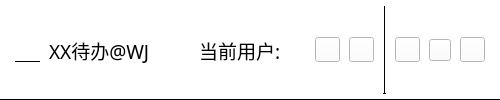
      <widget class="QWidget" name="widget_top" native="true">
       <property name="font">
        <font>
         <pointsize>10</pointsize>
        </font>
       </property>
       <property name="styleSheet">
        <string notr="true">background-color: rgb(255, 255, 255);
border-bottom:1px solid black;</string>
       </property>
       <layout class="QVBoxLayout" name="verticalLayout_4">
        <property name="leftMargin">
         <number>6</number>
        </property>
        <property name="topMargin">
         <number>6</number>
        </property>
        <property name="rightMargin">
         <number>6</number>
        </property>
        <property name="bottomMargin">
         <number>6</number>
        </property>
        <item>
         <layout class="QHBoxLayout" name="horizontalLayout" stretch="1,1,20,2,4,1,1,1,1,0,1">
          <property name="spacing">
           <number>9</number>
          </property>
          <property name="leftMargin">
           <number>9</number>
          </property>
          <property name="rightMargin">
           <number>9</number>
          </property>
          <item>
           <widget class="QLabel" name="label_2">
            <property name="sizePolicy">
             <sizepolicy hsizetype="Minimum" vsizetype="Minimum">
              <horstretch>0</horstretch>
              <verstretch>0</verstretch>
             </sizepolicy>
            </property>
            <property name="minimumSize">
             <size>
              <width>25</width>
              <height>25</height>
             </size>
            </property>
            <property name="maximumSize">
             <size>
              <width>25</width>
              <height>25</height>
             </size>
            </property>
            <property name="styleSheet">
             <string notr="true">border-image: url(:/KTodoMainWindow/images/logo2.png);</string>
            </property>
            <property name="text">
             <string/>
            </property>
           </widget>
          </item>
          <item>
           <widget class="QLabel" name="label">
            <property name="font">
             <font>
              <family>黑体</family>
              <pointsize>14</pointsize>
             </font>
            </property>
            <property name="styleSheet">
             <string notr="true">border:none;</string>
            </property>
            <property name="text">
             <string>XX待办@WJ</string>
            </property>
           </widget>
          </item>
          <item>
           <spacer name="horizontalSpacer">
            <property name="orientation">
             <enum>Qt::Horizontal</enum>
            </property>
            <property name="sizeHint" stdset="0">
             <size>
              <width>40</width>
              <height>20</height>
             </size>
            </property>
           </spacer>
          </item>
          <item>
           <widget class="QLabel" name="label_3">
            <property name="font">
             <font>
              <family>黑体</family>
              <pointsize>14</pointsize>
             </font>
            </property>
            <property name="styleSheet">
             <string notr="true">border:none;</string>
            </property>
            <property name="text">
             <string>当前用户: </string>
            </property>
           </widget>
          </item>
          <item>
           <widget class="QLabel" name="labelUsername">
            <property name="font">
             <font>
              <family>宋体</family>
              <pointsize>14</pointsize>
             </font>
            </property>
            <property name="styleSheet">
             <string notr="true">border:none;</string>
            </property>
            <property name="text">
             <string/>
            </property>
           </widget>
          </item>
          <item>
           <widget class="QPushButton" name="pbnMainPageLearnMore">
            <property name="sizePolicy">
             <sizepolicy hsizetype="Expanding" vsizetype="Expanding">
              <horstretch>0</horstretch>
              <verstretch>0</verstretch>
             </sizepolicy>
            </property>
            <property name="minimumSize">
             <size>
              <width>25</width>
              <height>25</height>
             </size>
            </property>
            <property name="maximumSize">
             <size>
              <width>25</width>
              <height>25</height>
             </size>
            </property>
            <property name="styleSheet">
             <string notr="true">border-image: url(:/KTodoMainWindow/images/learnMore_black.png);</string>
            </property>
            <property name="text">
             <string/>
            </property>
           </widget>
          </item>
          <item>
           <widget class="QPushButton" name="pbnMainPageExit">
            <property name="sizePolicy">
             <sizepolicy hsizetype="Expanding" vsizetype="Expanding">
              <horstretch>0</horstretch>
              <verstretch>0</verstretch>
             </sizepolicy>
            </property>
            <property name="minimumSize">
             <size>
              <width>25</width>
              <height>25</height>
             </size>
            </property>
            <property name="maximumSize">
             <size>
              <width>25</width>
              <height>25</height>
             </size>
            </property>
            <property name="styleSheet">
             <string notr="true">border-image: url(:/KTodoMainWindow/images/logOff_black.png);</string>
            </property>
            <property name="text">
             <string/>
            </property>
           </widget>
          </item>
          <item>
           <widget class="Line" name="line_2">
            <property name="sizePolicy">
             <sizepolicy hsizetype="Fixed" vsizetype="Expanding">
              <horstretch>0</horstretch>
              <verstretch>0</verstretch>
             </sizepolicy>
            </property>
            <property name="frameShadow">
             <enum>QFrame::Plain</enum>
            </property>
            <property name="orientation">
             <enum>Qt::Vertical</enum>
            </property>
           </widget>
          </item>
          <item>
           <widget class="QPushButton" name="pbnMainPageMin">
            <property name="sizePolicy">
             <sizepolicy hsizetype="Expanding" vsizetype="Expanding">
              <horstretch>0</horstretch>
              <verstretch>0</verstretch>
             </sizepolicy>
            </property>
            <property name="minimumSize">
             <size>
              <width>25</width>
              <height>25</height>
             </size>
            </property>
            <property name="maximumSize">
             <size>
              <width>25</width>
              <height>25</height>
             </size>
            </property>
            <property name="styleSheet">
             <string notr="true">border-image: url(:/KTodoMainWindow/images/min.png);</string>
            </property>
            <property name="text">
             <string/>
            </property>
           </widget>
          </item>
          <item>
           <widget class="QPushButton" name="pbnMainPageMax">
            <property name="sizePolicy">
             <sizepolicy hsizetype="Expanding" vsizetype="Expanding">
              <horstretch>0</horstretch>
              <verstretch>0</verstretch>
             </sizepolicy>
            </property>
            <property name="minimumSize">
             <size>
              <width>22</width>
              <height>22</height>
             </size>
            </property>
            <property name="maximumSize">
             <size>
              <width>22</width>
              <height>22</height>
             </size>
            </property>
            <property name="styleSheet">
             <string notr="true">border-image: url(:/KTodoMainWindow/images/max.png);</string>
            </property>
            <property name="text">
             <string/>
            </property>
           </widget>
          </item>
          <item>
           <widget class="QPushButton" name="pbnMainPageCloseAll">
            <property name="sizePolicy">
             <sizepolicy hsizetype="Expanding" vsizetype="Expanding">
              <horstretch>0</horstretch>
              <verstretch>0</verstretch>
             </sizepolicy>
            </property>
            <property name="minimumSize">
             <size>
              <width>25</width>
              <height>25</height>
             </size>
            </property>
            <property name="maximumSize">
             <size>
              <width>25</width>
              <height>25</height>
             </size>
            </property>
            <property name="styleSheet">
             <string notr="true">border-image: url(:/KTodoMainWindow/images/close.png);</string>
            </property>
            <property name="text">
             <string/>
            </property>
           </widget>
          </item>
         </layout>
        </item>
       </layout>
      </widget>
